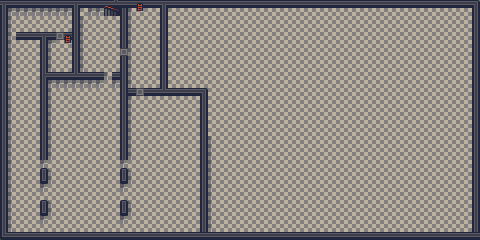

This is a level from a 2D game, rendered from its Tiled map with the project's own tilesets. A one-line summary and the map file follow, with tile-layer data summarised:
An orthogonal 60x30 tile map with 8x8 px tiles, 3 tile layers (walls, floor, doors) and 23 objects (14x point, 9x spawn).

<map version="1.5" tiledversion="1.5.0" orientation="orthogonal" renderorder="right-down" width="60" height="30" tilewidth="8" tileheight="8" infinite="0" nextlayerid="14" nextobjectid="49">
 <tileset firstgid="1" source="jawbreaker_tiles.tsx" />
 <layer id="1" name="walls" width="60" height="30">
  <data>[1800 cells, 275 non-empty, 11 distinct tile ids]</data>
 </layer>
 <layer id="2" name="floor" width="60" height="30">
  <data>[1800 cells, 1525 non-empty, 7 distinct tile ids]</data>
 </layer>
 <layer id="13" name="doors" width="60" height="30">
  <data>[1800 cells, 3 non-empty, 1 distinct tile ids]</data>
 </layer>
 <objectgroup color="#00ff00" id="11" name="exit1">
  <properties>
   <property name="type" value="exit" />
  </properties>
  <object id="46" name="spawn" type="spawn" x="136" y="8" width="8" height="8" />
 </objectgroup>
 <objectgroup color="#0000ff" id="4" name="guard1">
  <properties>
   <property name="type" value="guard" />
  </properties>
  <object id="22" name="0" type="point" x="192" y="104" width="8" height="8" />
  <object id="23" name="spawn" type="spawn" x="128" y="104" width="8" height="8" />
 </objectgroup>
 <objectgroup color="#0000ff" id="5" name="guard2">
  <properties>
   <property name="type" value="guard" />
  </properties>
  <object id="24" name="2" type="point" x="216" y="120" width="8" height="8" />
  <object id="25" name="spawn" type="spawn" x="176.25" y="16.25" width="8" height="8" />
  <object id="26" name="0" type="point" x="263.5" y="15.5" width="8" height="8" />
  <object id="28" name="1" type="point" x="264" y="120" width="8" height="8" />
  <object id="29" name="4" type="point" x="176" y="72" width="8" height="8" />
  <object id="30" name="3" type="point" x="216" y="72" width="8" height="8" />
 </objectgroup>
 <objectgroup color="#0000ff" id="6" name="guard3">
  <properties>
   <property name="type" value="guard" />
  </properties>
  <object id="31" name="0" type="point" x="192" y="112" width="8" height="8" />
  <object id="32" name="spawn" type="spawn" x="136" y="112" width="8" height="8" />
  <object id="33" name="1" type="point" x="128" y="112" width="8" height="8" />
 </objectgroup>
 <objectgroup color="#0000ff" id="7" name="guard4">
  <properties>
   <property name="type" value="guard" />
  </properties>
  <object id="34" name="0" type="point" x="192" y="120" width="8" height="8" />
  <object id="35" name="spawn" type="spawn" x="144" y="120" width="8" height="8" />
  <object id="36" name="1" type="point" x="128" y="120" width="8" height="8" />
 </objectgroup>
 <objectgroup color="#0000ff" id="8" name="guard5">
  <properties>
   <property name="type" value="guard" />
  </properties>
  <object id="37" name="0" type="point" x="112" y="88" width="8" height="8" />
  <object id="38" name="spawn" type="spawn" x="56" y="88" width="8" height="8" />
  <object id="39" name="1" type="point" x="48" y="88" width="8" height="8" />
 </objectgroup>
 <objectgroup color="#0000ff" id="10" name="guard6">
  <properties>
   <property name="type" value="guard" />
  </properties>
  <object id="43" name="0" type="point" x="112" y="104" width="8" height="8" />
  <object id="44" name="spawn" type="spawn" x="96" y="104" width="8" height="8" />
  <object id="45" name="1" type="point" x="48" y="104" width="8" height="8" />
 </objectgroup>
 <objectgroup color="#ff0000" id="12" name="player_spawn">
  <properties>
   <property name="type" value="player_spawn" />
  </properties>
  <object id="47" name="spawn" type="spawn" x="96" y="48" width="8" height="8" />
 </objectgroup>
 <objectgroup color="#ffff00" id="6" name="key1">
  <properties>
   <property name="type" value="key" />
  </properties>
  <object id="25" name="spawn" type="spawn" x="70.6667" y="129" width="8" height="8" />
 </objectgroup>
</map>
